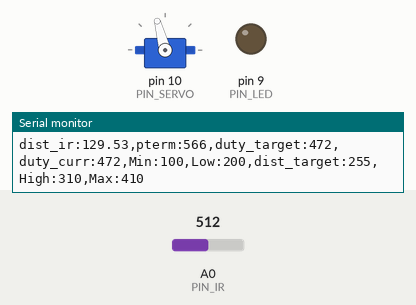
Recording of a sketch running on a simulated Arduino Uno, built with avr-gcc and run on an emulated ATmega328P. Parts: servo, output pins drawn as LEDs (lit = HIGH), the last lines printed to the serial monitor. Inputs (shaded band) come from the test bench; at power-on: A0 (PIN_IR) = 512.

Above: at 1.2 s.
1.3 s: A0 (PIN_IR) set to 716
At 1.49 s:
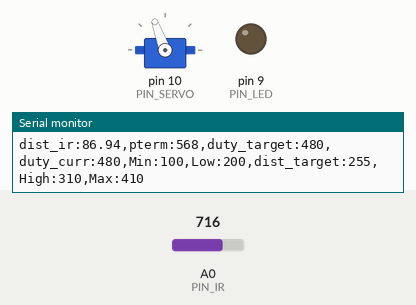
2.9 s: A0 (PIN_IR) set to 511
At 3.1 s:
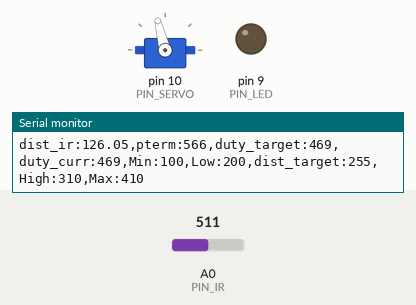
4.5 s: A0 (PIN_IR) set to 400
At 5.4 s:
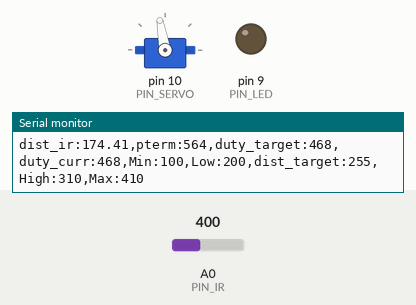
Timing chart, 0 to 7.5 s (numbered marks = the images above; inputs shaded):
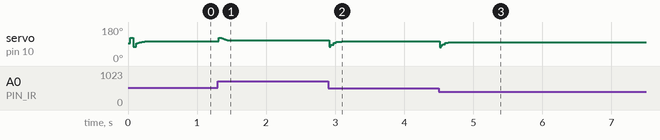

Measured:
- after the input at 1.3 s, servo on pin 10 (PIN_SERVO): 105° → 110° at once, → 109° 0.24 s later
- after the input at 2.9 s, servo on pin 10 (PIN_SERVO): 109° → 105° at once
- after the input at 4.5 s, servo on pin 10 (PIN_SERVO): 105° → 100° at once

The sketch:

26P14.ino
```cpp
#include <Servo.h>

#define _INTERVAL_DIST 30  // DELAY_MICROS * samples_num^2 의 값이 최종 거리측정 인터벌임. 넉넉하게 30ms 잡음.
#define DELAY_MICROS  1500 // 필터에 넣을 샘플값을 측정하는 딜레이(고정값!)
#define EMA_ALPHA 0.35     // EMA 필터 값을 결정하는 ALPHA 값. 작성자가 생각하는 최적값임.
float ema_dist=0;            // EMA 필터에 사용할 변수
float filtered_dist;       // 최종 측정된 거리값을 넣을 변수. loop()안에 filtered_dist = filtered_ir_distance(); 형태로 사용하면 됨.
float samples_num = 3;     // 스파이크 제거를 위한 부분필터에 샘플을 몇개 측정할 것인지. 3개로 충분함! 가능하면 수정하지 말 것.

// Arduino pin assignment
#define PIN_IR A0
#define PIN_LED 9
#define PIN_SERVO 10

// Framework setting
#define _DIST_TARGET 255
#define _DIST_MIN 100
#define _DIST_MAX 410

// Servo speed control
#define _SERVO_ANGLE 30
#define _SERVO_SPEED 30

// configurable parameters
#define _DUTY_MIN 1200 // servo full clockwise position (0 degree)
#define _DUTY_NEU 1500  // servo neutral position (90 degree)
#define _DUTY_MAX 1800  // servo full counterclockwise position (180 degree)

// Event periods
unsigned long last_sampling_time_dist, last_sampling_time_servo, last_sampling_time_serial;
bool event_dist, event_servo, event_serial;
#define _INTERVAL_DIST 20  // [3074] 거리측정주기 (ms)
#define _INTERVAL_SERVO 20 // [3078] 서보제어주기 (ms)
#define _INTERVAL_SERIAL 100 // [3078] Serial제어주기 (ms)

// PID parameters
#define _KP 1
#define _KI 0
#define _KD 20

// global variables
float dist_raw, dist_cali; // unit: mm
int a, b; // unit: mm

// servo instance
Servo myservo;

// Servo speed control
int duty_chg_per_interval;
int duty_target, duty_curr;

// PID variables
float error_curr, error_prev, control, pterm, dterm, iterm;

void setup() {
// initialize GPIO pins
  pinMode(PIN_LED,OUTPUT);
  myservo.attach(PIN_SERVO);

  duty_curr =_DUTY_NEU;
  myservo.writeMicroseconds(_DUTY_NEU);

  error_prev = 0.0;

// initialize serial port
  Serial.begin(57600);

  // convert angle speed into duty change per interval.
  duty_chg_per_interval = (_DUTY_MAX - _DUTY_MIN) * (_SERVO_SPEED / 180.0) * (_INTERVAL_SERVO / 1000.0); // [3074] 서보 업데이트 1주기에 증감 가능한 duty 의 최댓값

  // [1615] 마지막 이벤트 발생 시간 초기화
  last_sampling_time_dist = 0;
  last_sampling_time_servo = 0;
  last_sampling_time_serial = 0;

  event_dist = false;
  event_servo = false;
  event_serial = false;

  a = 69;
  b = 323;
}

float ir_distance(void){ // 거리측정함수 return value unit: mm
  float val;
  float volt = float(analogRead(PIN_IR));
  val = ((6762.0/(volt-9.0))-4.0) * 10.0;
  return val;
}

float under_noise_filter(void){ // 아래로 떨어지는 형태의 스파이크를 제거해주는 필터
  int currReading;
  int largestReading = 0;
  for (int i = 0; i < samples_num; i++) {
    currReading = ir_distance();
    if (currReading > largestReading) { largestReading = currReading; }
    // Delay a short time before taking another reading
    delayMicroseconds(DELAY_MICROS);
  }
  return largestReading;
}

float filtered_ir_distance(void){ // 아래로 떨어지는 형태의 스파이크를 제거 후, 위로 치솟는 스파이크를 제거하고 EMA필터를 적용함.
  // under_noise_filter를 통과한 값을 upper_nosie_filter에 넣어 최종 값이 나옴.
  int currReading;
  int lowestReading = 1024;
  for (int i = 0; i < samples_num; i++) {
    currReading = under_noise_filter();
    if (currReading < lowestReading) { lowestReading = currReading; }
  }
  // eam 필터 추가
  ema_dist = EMA_ALPHA*lowestReading + (1-EMA_ALPHA)*ema_dist;
  return ema_dist;
}

void loop() {
  // [1615] 거리 측정 주기가 되었는지 검사
  if (millis() >= last_sampling_time_dist + _INTERVAL_DIST)
        event_dist = true;

  // [1615] 서보 제어 주기가 되었는지 검사
  if (millis() >= last_sampling_time_servo + _INTERVAL_SERVO)
      event_servo= true;

  // [1615] Serial 제어 주기가 되었는지 검사
  if (millis() >= last_sampling_time_serial + _INTERVAL_SERIAL)
      event_serial= true;

  //거리
  if(event_dist) {
     event_dist = false;
  // get a distance reading from the distance sensor
      dist_raw = filtered_ir_distance();

  //보정값들 연산
    dist_cali = 100 + 300.0 / (b - a) * (dist_raw - a);

  // PID control logic
    error_curr = _DIST_TARGET - dist_cali;// [3073] 현재 읽어들인 데이터와 기준 값의 차이
    pterm = _KP * error_curr;
    dterm = _KD * (error_curr - error_prev);
    control = pterm + dterm;
    error_prev = error_curr;


  // duty_target = f(duty_neutral, control)
    duty_target = _DUTY_NEU + control;

  // keep duty_target value within the range of [_DUTY_MIN, _DUTY_MAX]
  duty_target = min(max(duty_target, _DUTY_MIN), _DUTY_MAX); // [1615]

  // [1615] 마지막 샘플링 시각 업데이트
  last_sampling_time_dist += _INTERVAL_DIST;
  }


  //서보
  if(event_servo) {
    event_servo = false;
    // adjust duty_curr toward duty_target by duty_chg_per_interval
    /*float movement = (duty_curr - duty_target);
    if(abs(movement) < duty_chg_per_interval || movement<0){
      duty_target -= duty_chg_per_interval;
    }
    else if (abs(movement) < duty_chg_per_interval || movement > 0){
      duty_target += duty_chg_per_interval;
    }
    else{
      duty_curr = duty_target;
    }*/

    duty_curr = duty_target;

    // update servo position
    myservo.writeMicroseconds(duty_curr); //

    // [1615] 마지막 서보 조작 시각 업데이트
    last_sampling_time_servo += _INTERVAL_SERVO;
  }


  //시리얼
  if(event_serial) {
    event_serial = false;
    Serial.print("dist_ir:");
    Serial.print(dist_cali);
    Serial.print(",pterm:");
    Serial.print(map(pterm,-1000,1000,510,610));
    Serial.print(",duty_target:");
    Serial.print(map(duty_target,1000,2000,410,510));
    Serial.print(",duty_curr:");
    Serial.print(map(duty_curr,1000,2000,410,510));
    Serial.println(",Min:100,Low:200,dist_target:255,High:310,Max:410");

    // [1615] 마지막 Serial 업데이트 시각 업데이트
    last_sampling_time_serial += _INTERVAL_SERIAL;
  }
}
```
